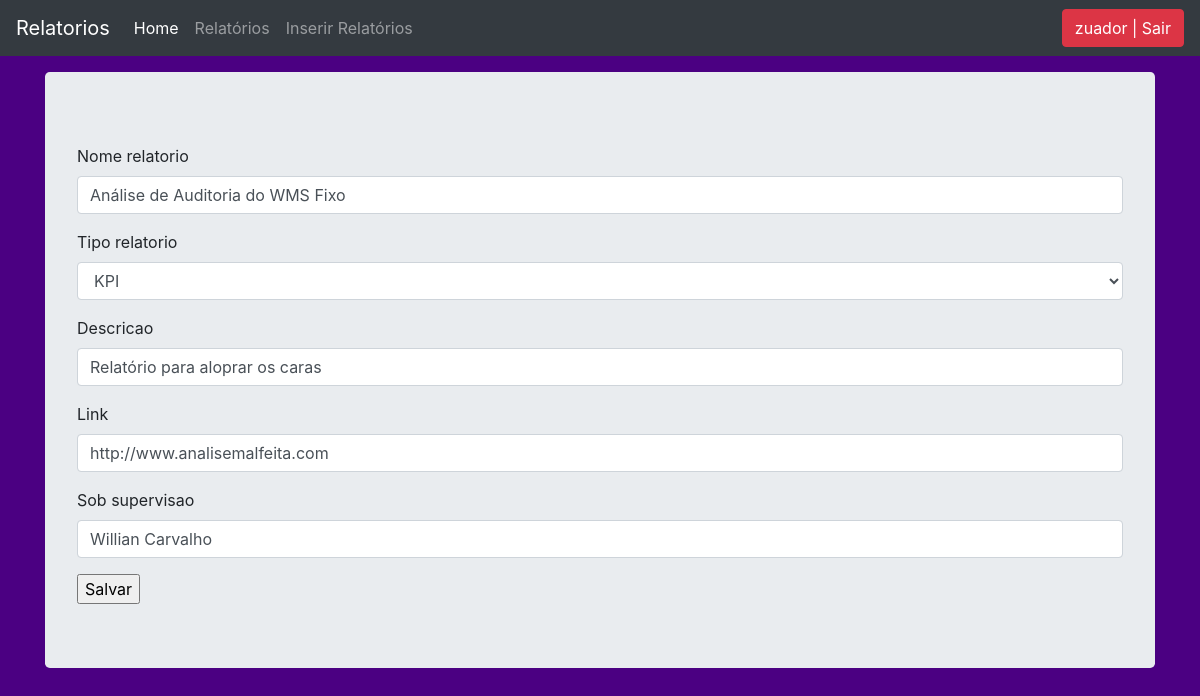
The page /update_items/1/ (signed in) on the database its author committed.
### stockmgmt/models.py (models this page shows, shortened)
class Stock(models.Model):
	tipo_relatorio = models.ForeignKey(Tipo_relatorio, on_delete=models.CASCADE, blank=True)
	descricao = models.CharField( max_length=140, blank=True, null=True )
	nome_relatorio = models.CharField(max_length=140, blank=True, null=True)
	link = models.URLField( max_length=50, blank=True, null=True )
	sob_supervisao = models.CharField( max_length=50, blank=True, null=True)
	reportar_erro = models.IntegerField(default='0', blank=False, null=True)

### stockmgmt/views.py (the view)
# urls.py: path('update_items/<str:pk>/', views.update_items, name="update_items"),
def update_items(request, pk):
	queryset = Stock.objects.get(id=pk)
	form = StockUpdateForm(instance=queryset)
	if request.method == 'POST':
		form = StockUpdateForm(request.POST, instance=queryset)
		if form.is_valid():
			form.save()
			messages.success(request, 'Atualizado')
			return redirect('/list_items')
	context = {'form':form}
	return render(request, 'add_items.html', context)

### stockmgmt/forms.py
class StockUpdateForm(forms.ModelForm):
   class Meta:
     model = Stock
     fields = ['nome_relatorio', 'tipo_relatorio', 'descricao', 'link', 'sob_supervisao']

### stockmgmt/models.py (called while the page is built)
    def __str__(self):
        return self.name

### stockmgmt/templates/add_items.html (shortened to what this page needs)
{% load static %}
{% load crispy_forms_tags %}
<!doctype html>
<html lang="en">
  <head>
<link href="{% static 'css/stylesheet.css' %}" rel="stylesheet">
<link href="{% static 'css/bootstrap.min.css' %}" rel="stylesheet">
    <link href="{% static 'css/navbar-top-fixed.css' %}" rel="stylesheet">
  </head>
  <body>
{% include 'navbar.html' %}
<main role="main" class="container">
  <div class="jumbotron">
    <form method="POST" action=''>{% csrf_token %}
        {{form|crispy}}
    <input type="submit" value="Salvar"/>
  </div>
</main>
      </body>
</html>

### stockmgmt/templates/navbar.html (shortened to what this page needs)
<nav class="navbar navbar-expand-md navbar-dark fixed-top bg-dark">
  <a class="navbar-brand" href="#">Relatorios</a>
  <div class="collapse navbar-collapse" id="navbarCollapse">
    <ul class="navbar-nav mr-auto">
      <li class="nav-item active">
        <a class="nav-link" href="/">Home<span class="sr-only">(current)</span></a>
      </li>
        {% if request.user.is_authenticated %}
      <li class="nav-item">
        <a class="nav-link" href="/list_items">Relatórios</a>
      </li>
      <li class="nav-item">
        <a class="nav-link" href="/add_items">Inserir Relatórios</a>
      </li>
        {% endif %}
    </ul>
        <ul class="navbar-nav">
        {% if request.user.is_authenticated %}
        <li><a href="/accounts/logout"><button class="btn btn-danger bi bi-bar-chart-fill">{{ user }} | Sair</button></a></li>
        {% else %}
            <li><a href="/accounts/login"><button class="btn btn-danger bi bi-bar-chart-fill">Login</button></a></li>
        {% endif %}
    </ul>
  </div>
</nav>

### stockmgmt/static/css/stylesheet.css (style rules this page uses)
body { background:#ffef96 }

### stockmgmt/static/css/navbar-top-fixed.css (style rules this page uses)
body { min-height: 75rem; padding-top: 4.5rem; }

### stockmgmt/templates/add_items.html (style rules this page uses)
body { background-color: rgb(75,0,130); }

### rows shown on the page
Stock: nome_relatorio "Análise de Auditoria do WMS Fixo", tipo_relatorio "KPI", descricao "Relatório para aloprar os caras", link "http://www.analisemalfeita.com", sob_supervisao "Willian Carvalho"

### other values the page prints
{{ user }} "zuador"
